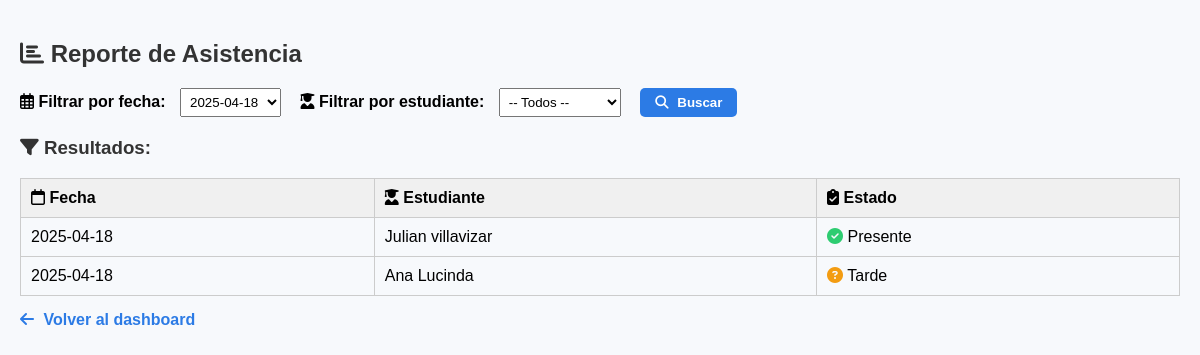
Screenshot of /views/reportes_asistencia.php?fecha=2025-04-18 (signed in) with the database file from the repository.
### tables this page shows
CREATE TABLE `asistencias` (
  `id_asistencia` int(11) NOT NULL,
  `id_estudiante` int(11) DEFAULT NULL,
  `fecha` date DEFAULT NULL,
  `estado` enum('Presente','Ausente','Tarde') DEFAULT NULL
);

CREATE TABLE `estudiantes` (
  `id_estudiante` int(11) NOT NULL,
  `nombre` varchar(100) DEFAULT NULL,
  `matricula` varchar(50) DEFAULT NULL,
  `correo` varchar(100) DEFAULT NULL
);

### views/reportes_asistencia.php (the view, shortened to what this page needs)
<?php
require_once "../config/conexion.php";
$fechas = $conexion->query("SELECT DISTINCT fecha FROM asistencias ORDER BY fecha DESC");
$asistencias = [];
$filtro_aplicado = false;
if ($_SERVER["REQUEST_METHOD"] == "GET" && (isset($_GET["fecha"]) || isset($_GET["estudiante"]))) {
    $filtro_aplicado = true;
    $condiciones = [];
    $parametros = [];
    $tipos = "";
    $query = "SELECT a.fecha, e.nombre AS estudiante, a.estado
              FROM asistencias a
              JOIN estudiantes e ON a.id_estudiante = e.id_estudiante";
    if (!empty($_GET["fecha"])) {
        $condiciones[] = "a.fecha = ?";
        $parametros[] = $_GET["fecha"];
        $tipos .= "s";
    }
    if ($condiciones) {
        $query .= " WHERE " . implode(" AND ", $condiciones);
    }
    $query .= " ORDER BY a.fecha DESC";
    $stmt = $conexion->prepare($query);
    if (!empty($parametros)) {
        $stmt->bind_param($tipos, ...$parametros);
    }
    $stmt->execute();
    $resultado = $stmt->get_result();
    $asistencias = $resultado->fetch_all(MYSQLI_ASSOC);
}
?>
<!DOCTYPE html>
<html lang="es">
<head>
    <link rel="stylesheet" href="../css/styles_reportes.css">
    <link rel="stylesheet" href="https://cdnjs.cloudflare.com/ajax/libs/font-awesome/6.4.0/css/all.min.css">
</head>
<body>
    <h2><i class="fas fa-chart-bar"></i> Reporte de Asistencia</h2>
    <form method="GET" action="">
        <label for="fecha"><i class="far fa-calendar-alt"></i> Filtrar por fecha:</label>
        <select name="fecha" id="fecha">
            <?php while ($fila = $fechas->fetch_assoc()): ?>
                <option value="<?= $fila["fecha"] ?>" <?= (isset($_GET["fecha"]) && $_GET["fecha"] === $fila["fecha"]) ? "selected" : "" ?>>
                    <?= $fila["fecha"] ?>
                </option>
            <?php endwhile; ?>
        </select>
        <label for="estudiante"><i class="fas fa-user-graduate"></i> Filtrar por estudiante:</label>
        <select name="estudiante" id="estudiante">
            <option value="">-- Todos --</option>
        </select>
        <button type="submit"><i class="fas fa-search"></i> Buscar</button>
    </form>
    <?php if ($filtro_aplicado): ?>
        <h3><i class="fas fa-filter"></i> Resultados:</h3>
        <?php if (!empty($asistencias)): ?>
            <table>
                <thead>
                    <tr>
                        <th><i class="far fa-calendar"></i> Fecha</th>
                        <th><i class="fas fa-user-graduate"></i> Estudiante</th>
                        <th><i class="fas fa-clipboard-check"></i> Estado</th>
                    </tr>
                </thead>
                <tbody>
                    <?php foreach ($asistencias as $a): ?>
                        <tr>
                            <td><?= $a["fecha"] ?></td>
                            <td><?= $a["estudiante"] ?></td>
                            <td>
                                <?php if ($a["estado"] == 'Presente'): ?>
                                    <i class="fas fa-check-circle" style="color: #2ecc71;"></i>
                                <?php elseif ($a["estado"] == 'Ausente'): ?>
                                    <i class="fas fa-times-circle" style="color: #e74c3c;"></i>
                                <?php else: ?>
                                    <i class="fas fa-question-circle" style="color: #f39c12;"></i>
                                <?php endif; ?>
                                <?= $a["estado"] ?>
                            </td>
                        </tr>
                    <?php endforeach; ?>
                </tbody>
            </table>
        <?php else: ?>
            <p class="no-results"><i class="fas fa-exclamation-circle"></i> No hay registros que coincidan con los filtros seleccionados.</p>
        <?php endif; ?>
    <?php endif; ?>
    <a href="dashboard.php" class="back-link"><i class="fas fa-arrow-left"></i> Volver al dashboard</a>
</body>
</html>

### css/styles_reportes.css (style rules this page uses)
body { font-family: Arial, sans-serif; background-color: #f7f9fc; margin: 0; padding: 20px; }
h2, h3 { color: #333; }
form { margin-bottom: 20px; }
label { margin-right: 10px; font-weight: bold; }
select { padding: 5px; margin-right: 15px; }
button { padding: 7px 15px; background-color: #2c7be5; color: #fff; border: none; border-radius: 5px; cursor: pointer; font-weight: bold; }
button i { margin-right: 5px; }
table { width: 100%; border-collapse: collapse; margin-top: 10px; }
table th, table td { border: 1px solid #ccc; padding: 10px; text-align: left; }
table th { background-color: #f0f0f0; }
.back-link { display: inline-block; margin-top: 15px; color: #2c7be5; text-decoration: none; font-weight: bold; }
.back-link i { margin-right: 5px; }

### rows the page displays
asistencias: fecha "2025-04-18", id_estudiante.nombre "Julian villavizar", estado "Presente"
asistencias: fecha "2025-04-18", id_estudiante.nombre "Ana Lucinda", estado "Tarde"

### other values shown
form field fecha "2025-04-18"
